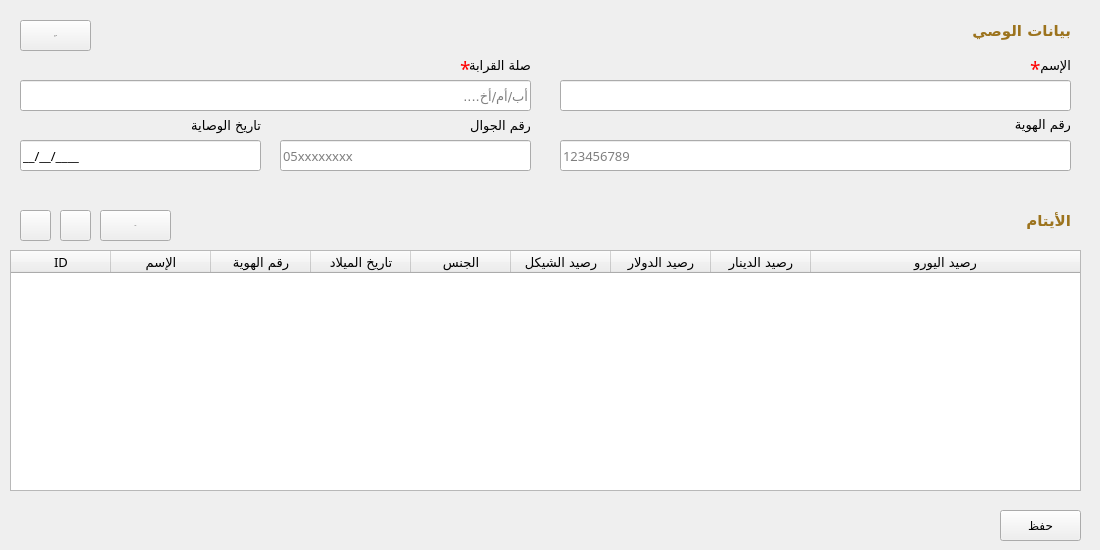
      <widget class="QWidget" name="tab_19">
       <attribute name="title">
        <string>ملف الوصي</string>
       </attribute>
       <widget class="QWidget" name="widget_22" native="true">
        <property name="geometry">
         <rect>
          <x>0</x>
          <y>200</y>
          <width>1091</width>
          <height>301</height>
         </rect>
        </property>
        <property name="styleSheet">
         <string notr="true"/>
        </property>
        <property name="class" stdset="0">
         <string>Card</string>
        </property>
        <widget class="QWidget" name="widget_23" native="true">
         <property name="geometry">
          <rect>
           <x>0</x>
           <y>0</y>
           <width>1091</width>
           <height>41</height>
          </rect>
         </property>
         <property name="class" stdset="0">
          <string>bg-pink-gold box-top-radius</string>
         </property>
         <widget class="QLabel" name="label_73">
          <property name="geometry">
           <rect>
            <x>960</x>
            <y>0</y>
            <width>111</width>
            <height>41</height>
           </rect>
          </property>
          <property name="font">
           <font>
            <family>Cairo</family>
            <pointsize>11</pointsize>
            <bold>true</bold>
           </font>
          </property>
          <property name="styleSheet">
           <string notr="true">color: #9c731d;</string>
          </property>
          <property name="text">
           <string>الأيتام</string>
          </property>
         </widget>
         <widget class="QPushButton" name="btn_search_orphan_2">
          <property name="geometry">
           <rect>
            <x>100</x>
            <y>10</y>
            <width>71</width>
            <height>31</height>
           </rect>
          </property>
          <property name="font">
           <font>
            <family>Cairo</family>
            <pointsize>-1</pointsize>
            <bold>true</bold>
           </font>
          </property>
          <property name="toolTip">
           <string>بحث عن يتيم مسجل مسبقاً</string>
          </property>
          <property name="text">
           <string>بحث</string>
          </property>
          <property name="icon">
           <iconset>
            <normaloff>../assets/icons/ic_fluent_search_24_filled_white.svg</normaloff>../assets/icons/ic_fluent_search_24_filled_white.svg</iconset>
          </property>
          <property name="class" stdset="0">
           <string>btn btn-gold border-b-r-0</string>
          </property>
         </widget>
         <widget class="QPushButton" name="remove_guardian_orphans_table_btn">
          <property name="geometry">
           <rect>
            <x>20</x>
            <y>10</y>
            <width>31</width>
            <height>31</height>
           </rect>
          </property>
          <property name="font">
           <font>
            <family>Cairo</family>
            <pointsize>-1</pointsize>
            <bold>true</bold>
           </font>
          </property>
          <property name="toolTip">
           <string>حذف صف</string>
          </property>
          <property name="text">
           <string/>
          </property>
          <property name="icon">
           <iconset>
            <normaloff>../assets/images/minus_white.png</normaloff>../assets/images/minus_white.png</iconset>
          </property>
          <property name="iconSize">
           <size>
            <width>24</width>
            <height>24</height>
           </size>
          </property>
          <property name="class" stdset="0">
           <string>btn btn-gold border-b-r-0</string>
          </property>
         </widget>
         <widget class="QPushButton" name="add_guardian_orphans_table_btn_3">
          <property name="geometry">
           <rect>
            <x>60</x>
            <y>10</y>
            <width>31</width>
            <height>31</height>
           </rect>
          </property>
          <property name="font">
           <font>
            <family>Cairo</family>
            <pointsize>-1</pointsize>
            <bold>true</bold>
           </font>
          </property>
          <property name="toolTip">
           <string>اضافة صف</string>
          </property>
          <property name="text">
           <string/>
          </property>
          <property name="icon">
           <iconset>
            <normaloff>../assets/images/plus_1.png</normaloff>../assets/images/plus_1.png</iconset>
          </property>
          <property name="iconSize">
           <size>
            <width>24</width>
            <height>24</height>
           </size>
          </property>
          <property name="class" stdset="0">
           <string>btn btn-gold border-b-r-0</string>
          </property>
         </widget>
        </widget>
        <widget class="QTableWidget" name="add_guardian_orphans_table">
         <property name="geometry">
          <rect>
           <x>10</x>
           <y>50</y>
           <width>1071</width>
           <height>241</height>
          </rect>
         </property>
         <property name="sizeIncrement">
          <size>
           <width>0</width>
           <height>0</height>
          </size>
         </property>
         <property name="baseSize">
          <size>
           <width>0</width>
           <height>0</height>
          </size>
         </property>
         <property name="font">
          <font>
           <family>Cairo</family>
           <pointsize>10</pointsize>
          </font>
         </property>
         <property name="lineWidth">
          <number>1</number>
         </property>
         <property name="midLineWidth">
          <number>0</number>
         </property>
         <property name="editTriggers">
          <set>QAbstractItemView::AllEditTriggers</set>
         </property>
         <property name="rowCount">
          <number>0</number>
         </property>
         <attribute name="horizontalHeaderVisible">
          <bool>true</bool>
         </attribute>
         <attribute name="horizontalHeaderCascadingSectionResizes">
          <bool>false</bool>
         </attribute>
         <attribute name="horizontalHeaderHighlightSections">
          <bool>true</bool>
         </attribute>
         <attribute name="horizontalHeaderShowSortIndicator" stdset="0">
          <bool>false</bool>
         </attribute>
         <attribute name="horizontalHeaderStretchLastSection">
          <bool>true</bool>
         </attribute>
         <attribute name="verticalHeaderVisible">
          <bool>false</bool>
         </attribute>
         <attribute name="verticalHeaderCascadingSectionResizes">
          <bool>false</bool>
         </attribute>
         <attribute name="verticalHeaderHighlightSections">
          <bool>true</bool>
         </attribute>
         <attribute name="verticalHeaderShowSortIndicator" stdset="0">
          <bool>false</bool>
         </attribute>
         <attribute name="verticalHeaderStretchLastSection">
          <bool>false</bool>
         </attribute>
         <column>
          <property name="text">
           <string>ID</string>
          </property>
         </column>
         <column>
          <property name="text">
           <string>الإسم</string>
          </property>
         </column>
         <column>
          <property name="text">
           <string>رقم الهوية</string>
          </property>
         </column>
         <column>
          <property name="text">
           <string>تاريخ الميلاد</string>
          </property>
         </column>
         <column>
          <property name="text">
           <string>الجنس</string>
          </property>
         </column>
         <column>
          <property name="text">
           <string>رصيد الشيكل</string>
          </property>
         </column>
         <column>
          <property name="text">
           <string>رصيد الدولار</string>
          </property>
         </column>
         <column>
          <property name="text">
           <string>رصيد الدينار</string>
          </property>
         </column>
         <column>
          <property name="text">
           <string>رصيد اليورو</string>
          </property>
         </column>
        </widget>
       </widget>
       <widget class="QWidget" name="widget_30" native="true">
        <property name="geometry">
         <rect>
          <x>0</x>
          <y>10</y>
          <width>1091</width>
          <height>181</height>
         </rect>
        </property>
        <property name="styleSheet">
         <string notr="true"/>
        </property>
        <property name="class" stdset="0">
         <string>Card</string>
        </property>
        <widget class="QWidget" name="widget_31" native="true">
         <property name="geometry">
          <rect>
           <x>0</x>
           <y>0</y>
           <width>1091</width>
           <height>41</height>
          </rect>
         </property>
         <property name="class" stdset="0">
          <string>bg-pink-gold box-top-radius</string>
         </property>
         <widget class="QLabel" name="label_85">
          <property name="geometry">
           <rect>
            <x>960</x>
            <y>0</y>
            <width>111</width>
            <height>41</height>
           </rect>
          </property>
          <property name="font">
           <font>
            <family>Cairo</family>
            <pointsize>11</pointsize>
            <bold>true</bold>
           </font>
          </property>
          <property name="styleSheet">
           <string notr="true">color: #9c731d;</string>
          </property>
          <property name="text">
           <string>بيانات الوصي</string>
          </property>
         </widget>
         <widget class="QPushButton" name="pushButton_20">
          <property name="geometry">
           <rect>
            <x>20</x>
            <y>10</y>
            <width>71</width>
            <height>31</height>
           </rect>
          </property>
          <property name="font">
           <font>
            <family>Cairo</family>
            <pointsize>-1</pointsize>
            <bold>true</bold>
           </font>
          </property>
          <property name="text">
           <string>افراغ</string>
          </property>
          <property name="icon">
           <iconset>
            <normaloff>../assets/icons/ic_fluent_text_clear_formatting_24_filled.svg</normaloff>../assets/icons/ic_fluent_text_clear_formatting_24_filled.svg</iconset>
          </property>
          <property name="class" stdset="0">
           <string>btn btn-gold border-b-r-0</string>
          </property>
         </widget>
        </widget>
        <widget class="QLineEdit" name="add_guardian_name_3">
         <property name="enabled">
          <bool>true</bool>
         </property>
         <property name="geometry">
          <rect>
           <x>560</x>
           <y>70</y>
           <width>511</width>
           <height>31</height>
          </rect>
         </property>
         <property name="font">
          <font>
           <family>Cairo</family>
           <pointsize>10</pointsize>
          </font>
         </property>
         <property name="readOnly">
          <bool>false</bool>
         </property>
        </widget>
        <widget class="QLabel" name="label_88">
         <property name="geometry">
          <rect>
           <x>1010</x>
           <y>40</y>
           <width>61</width>
           <height>31</height>
          </rect>
         </property>
         <property name="font">
          <font>
           <family>Cairo</family>
           <pointsize>10</pointsize>
          </font>
         </property>
         <property name="text">
          <string>الإسم</string>
         </property>
        </widget>
        <widget class="QLineEdit" name="add_guardian_phone_3">
         <property name="enabled">
          <bool>true</bool>
         </property>
         <property name="geometry">
          <rect>
           <x>280</x>
           <y>130</y>
           <width>251</width>
           <height>31</height>
          </rect>
         </property>
         <property name="font">
          <font>
           <family>Cairo</family>
           <pointsize>10</pointsize>
          </font>
         </property>
         <property name="readOnly">
          <bool>false</bool>
         </property>
         <property name="placeholderText">
          <string>05xxxxxxxx</string>
         </property>
        </widget>
        <widget class="QLabel" name="label_87">
         <property name="geometry">
          <rect>
           <x>470</x>
           <y>100</y>
           <width>61</width>
           <height>31</height>
          </rect>
         </property>
         <property name="font">
          <font>
           <family>Cairo</family>
           <pointsize>10</pointsize>
          </font>
         </property>
         <property name="text">
          <string>رقم الجوال</string>
         </property>
        </widget>
        <widget class="QLabel" name="label_89">
         <property name="geometry">
          <rect>
           <x>460</x>
           <y>40</y>
           <width>71</width>
           <height>31</height>
          </rect>
         </property>
         <property name="font">
          <font>
           <family>Cairo</family>
           <pointsize>10</pointsize>
          </font>
         </property>
         <property name="text">
          <string>صلة القرابة</string>
         </property>
        </widget>
        <widget class="QLineEdit" name="add_guardian_start_date_3">
         <property name="enabled">
          <bool>true</bool>
         </property>
         <property name="geometry">
          <rect>
           <x>20</x>
           <y>130</y>
           <width>241</width>
           <height>31</height>
          </rect>
         </property>
         <property name="font">
          <font>
           <family>Cairo</family>
           <pointsize>10</pointsize>
          </font>
         </property>
         <property name="inputMask">
          <string>99/99/9999;_</string>
         </property>
         <property name="readOnly">
          <bool>false</bool>
         </property>
         <property name="placeholderText">
          <string>01/01/2026</string>
         </property>
        </widget>
        <widget class="QLabel" name="label_86">
         <property name="geometry">
          <rect>
           <x>190</x>
           <y>100</y>
           <width>71</width>
           <height>31</height>
          </rect>
         </property>
         <property name="font">
          <font>
           <family>Cairo</family>
           <pointsize>10</pointsize>
          </font>
         </property>
         <property name="text">
          <string>تاريخ الوصاية</string>
         </property>
        </widget>
        <widget class="QLineEdit" name="add_guardian_kinship_3">
         <property name="geometry">
          <rect>
           <x>20</x>
           <y>70</y>
           <width>511</width>
           <height>31</height>
          </rect>
         </property>
         <property name="font">
          <font>
           <family>Cairo</family>
           <pointsize>10</pointsize>
          </font>
         </property>
         <property name="placeholderText">
          <string>أب/أم/أخ....</string>
         </property>
        </widget>
        <widget class="QLabel" name="label_180">
         <property name="geometry">
          <rect>
           <x>1030</x>
           <y>50</y>
           <width>16</width>
           <height>16</height>
          </rect>
         </property>
         <property name="font">
          <font>
           <family>Cairo</family>
           <pointsize>14</pointsize>
          </font>
         </property>
         <property name="styleSheet">
          <string notr="true">color: red;</string>
         </property>
         <property name="text">
          <string>*</string>
         </property>
        </widget>
        <widget class="QLabel" name="label_90">
         <property name="geometry">
          <rect>
           <x>1000</x>
           <y>99</y>
           <width>71</width>
           <height>31</height>
          </rect>
         </property>
         <property name="font">
          <font>
           <family>Cairo</family>
           <pointsize>10</pointsize>
          </font>
         </property>
         <property name="text">
          <string>رقم الهوية</string>
         </property>
        </widget>
        <widget class="QLineEdit" name="add_guardian_id_3">
         <property name="enabled">
          <bool>true</bool>
         </property>
         <property name="geometry">
          <rect>
           <x>560</x>
           <y>130</y>
           <width>511</width>
           <height>31</height>
          </rect>
         </property>
         <property name="font">
          <font>
           <family>Cairo</family>
           <pointsize>10</pointsize>
          </font>
         </property>
         <property name="readOnly">
          <bool>false</bool>
         </property>
         <property name="placeholderText">
          <string>123456789</string>
         </property>
        </widget>
        <widget class="QLabel" name="label_181">
         <property name="geometry">
          <rect>
           <x>460</x>
           <y>50</y>
           <width>16</width>
           <height>16</height>
          </rect>
         </property>
         <property name="font">
          <font>
           <family>Cairo</family>
           <pointsize>14</pointsize>
          </font>
         </property>
         <property name="styleSheet">
          <string notr="true">color: red;</string>
         </property>
         <property name="text">
          <string>*</string>
         </property>
        </widget>
       </widget>
       <widget class="QPushButton" name="add_new_guardian_btn">
        <property name="geometry">
         <rect>
          <x>1000</x>
          <y>510</y>
          <width>81</width>
          <height>31</height>
         </rect>
        </property>
        <property name="text">
         <string>حفظ</string>
        </property>
        <property name="icon">
         <iconset>
          <normaloff>../assets/icons/ic_fluent_save_24_filled.svg</normaloff>../assets/icons/ic_fluent_save_24_filled.svg</iconset>
        </property>
        <property name="class" stdset="0">
         <string>btn btn-success</string>
        </property>
       </widget>
      </widget>
